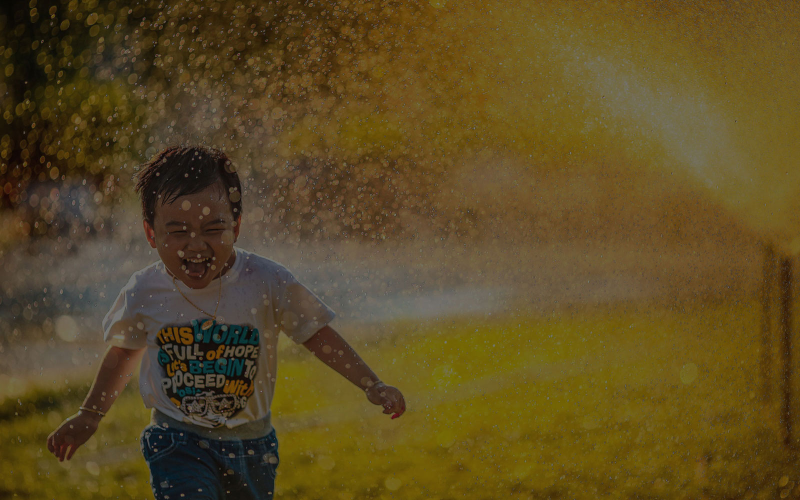
#> input picture app/templates/web/images/bg.jpg, 1600 x 1000 px (shown at 1/2 size); its folder holds only this picture in this run
$ python -i img_process.py   (imports and definitions only)   (older library calls are emulated)
#> lines starting #> are read from the running program, lines starting #| are printed output that depends on the picture
# -*- coding:UTF-8 -*-
# !/usr/bin/python
"""
@File    : img_process.py
@Time    : 2020/3/9 23:30
@Author  : iBoy
@Email   : iboy@iboy.tech
@Description :
@Software: PyCharm
"""
# -*- coding:UTF-8 -*-
# !/usr/bin/python
import base64
import uuid
from io import BytesIO

from app import logger
from app.config import PostConfig
from app.utils.tinypng_util import tinypng
from tasks import celery

import os

from PIL import Image
from PIL import ImageFile

ImageFile.LOAD_TRUNCATED_IMAGES = True


# [5 lines that did not run here, left out]


def change_all_img_to_jpg():
    dir = os.getenv("PATH_OF_UPLOAD")
    # dir = "O:\\Python\\Flask-WC\\app\\static\\upload\\"
    allFile = os.listdir(dir)
    # logger.info(len(allFile))
    for file in allFile:
        # logger.info(file, type(file))
        try:
            image = Image.open(dir + file)
            # logger.info(image.mode)
            if image.mode != "RGB" or file.endswith("png"):
                image = image.convert('RGB')
                new_name = file.replace("png", "jpg")
                # logger.info(new_name)
                image.save(dir + new_name)
                os.remove(dir + file)
        except Exception as e:
            logger.info(str(e))


# resize_images(r"..\\app\\static\\upload", r"..\\app\\static\\upload", 140000)
def change_all_img_scale():
    dir = os.getenv("PATH_OF_UPLOAD")
    min_dir = os.getenv("MINI_IMG_PATH")
    allFile = os.listdir(dir)
    for file in allFile:
        # logger.info(file, type(file))
        img = Image.open(dir + file)
        w, h = img.size
        newWidth = 100
        # 四舍五入
        newHeight = round(newWidth / w * h)
        img = img.resize((newWidth, newHeight), Image.ANTIALIAS)
        try:
            img.save(min_dir + file, optimize=True, quality=85)
            # logger.info(min_dir + file)
        except Exception as e:
            logger.info(str(e))


def find_big_img():
    dir = os.getenv("PATH_OF_UPLOAD")
    allFile = os.listdir(dir)
    fileMap = {}
    # logger.info(len(allFile))
    for file in allFile:
        # 字节数转换为kb数
        size = (os.path.getsize(dir + file) / 1024)
        if size > PostConfig.MAX_IMG_SIZE:
            fileMap.setdefault(file, size)
    filelist = sorted(fileMap.items(), key=lambda d: d[1], reverse=True)
    big_img = []
    for filename, size in filelist:
        # logger.info("filename is %s , and size is %d" % (filename, size))
        big_img.append(filename)
    # logger.info("需要压缩的图片", big_img, len(big_img))
    return big_img


# 传入文件名称
def change_img_scale(file):
    dir = os.getenv("PATH_OF_UPLOAD")
    min_dir = os.getenv("MINI_IMG_PATH")
    img = Image.open(os.path.join(dir, file))
    w, h = img.size
    newWidth = 100
    newHeight = round(newWidth / w * h)
    img = img.resize((newWidth, newHeight), Image.ANTIALIAS)
    try:
        img.save(os.path.join(min_dir, file), optimize=True, quality=80)
    except Exception as e:
        logger.info(str(e))


# 对上传图片进行格式转换并裁剪
def change_bs4_to_png(imglist):
    files = []
    for img in imglist:
        bas4_code = img.split(',')
        filename = uuid.uuid4().hex + '.jpg'
        files.append(filename)
        myfile = os.path.join(os.getenv("PATH_OF_UPLOAD"), filename)
        # logger.info("保存的路径", myfile)
        image = base64.b64decode(bas4_code[1])
        image = BytesIO(image)
        image = Image.open(image)
        image = image.convert('RGB')
        image.save(myfile)
        # 生成缩略图
        change_img_scale(filename)
        # 后台检查图片大小
        if os.path.getsize(myfile) / 1024 > PostConfig.UPLOAD_MAX_SIZE:
            try:
                os.remove(myfile)
                os.remove(os.getenv("MINI_IMG_PATH") + filename)
                # 一张图片超过上限返回空值
                return True, ''
            except Exception as e:
                logger.info(str(e))
    if files:
        tinypng.delay(files)
    # logger.info(files, '我是文件名')
    return False,files

>>> import cv2
>>> picture = cv2.imread('../templates/web/images/bg.jpg', cv2.IMREAD_GRAYSCALE)
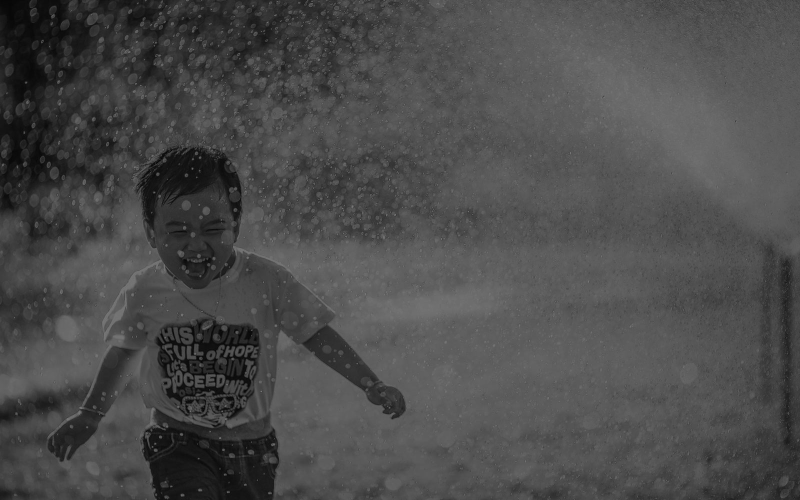
#> picture: shape (1000, 1600) (shown at 1/2 size); min 0, max 137, mean 75.5
#> (the run stopped early here; a loop or call above may not have finished)

$ run again, on app/templates/web/images/2.png
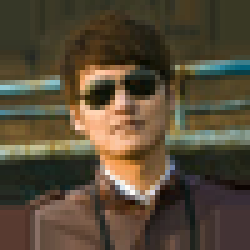
#> input picture app/templates/web/images/2.png, 50 x 50 px (shown 5 times larger)
#> `picture = cv2.imread('../templates/web/images/bg.jpg', cv2.IMREAD_GRAY..`:
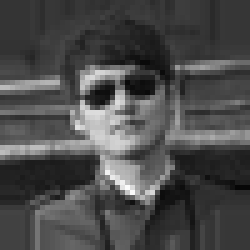
#> picture: shape (50, 50) (shown 5 times larger); min 6, max 252, mean 74.7

$ run again, on app/templates/web/images/3.png
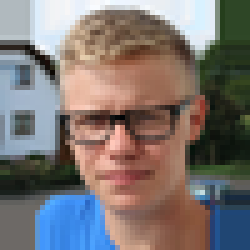
#> input picture app/templates/web/images/3.png, 50 x 50 px (shown 5 times larger)
#> `picture = cv2.imread('../templates/web/images/bg.jpg', cv2.IMREAD_GRAY..`:
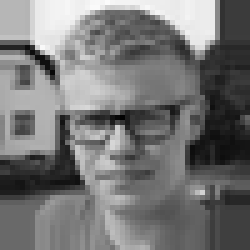
#> picture: shape (50, 50) (shown 5 times larger); min 2, max 251, mean 117.5
